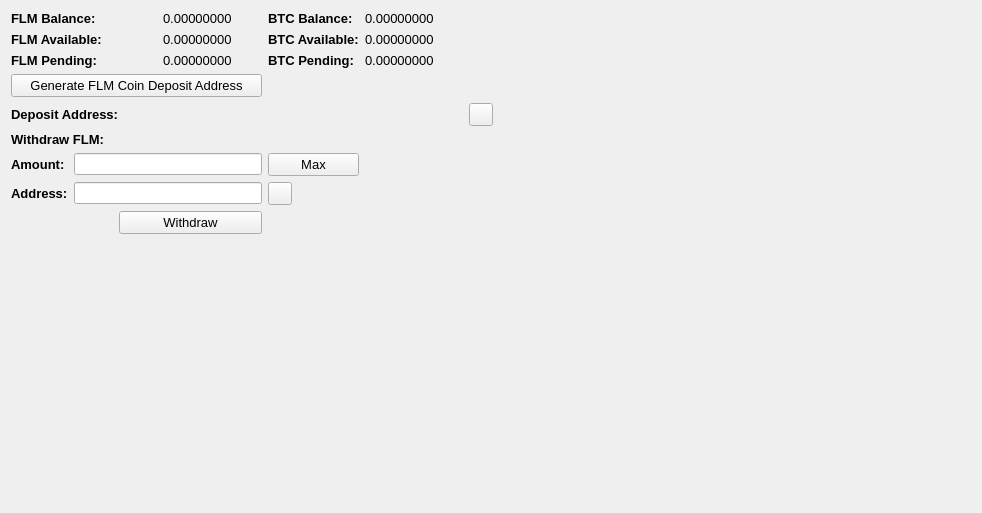
     <widget class="QWidget" name="BalanceTab">
      <attribute name="title">
       <string>Balance</string>
      </attribute>
      <layout class="QGridLayout" name="gridLayout_2">
       <item row="0" column="0" colspan="2">
        <widget class="QLabel" name="label_11">
         <property name="font">
          <font>
           <pointsize>10</pointsize>
           <weight>75</weight>
           <bold>true</bold>
          </font>
         </property>
         <property name="text">
          <string>FLM Balance:</string>
         </property>
        </widget>
       </item>
       <item row="0" column="3">
        <widget class="QLabel" name="FLMBalanceLabel">
         <property name="font">
          <font>
           <pointsize>10</pointsize>
          </font>
         </property>
         <property name="text">
          <string>0.00000000</string>
         </property>
         <property name="textInteractionFlags">
          <set>Qt::LinksAccessibleByMouse|Qt::TextSelectableByMouse</set>
         </property>
        </widget>
       </item>
       <item row="0" column="4">
        <widget class="QLabel" name="label_12">
         <property name="font">
          <font>
           <pointsize>10</pointsize>
           <weight>75</weight>
           <bold>true</bold>
          </font>
         </property>
         <property name="text">
          <string>BTC Balance:</string>
         </property>
        </widget>
       </item>
       <item row="0" column="5">
        <widget class="QLabel" name="BitcoinBalanceLabel">
         <property name="font">
          <font>
           <pointsize>10</pointsize>
          </font>
         </property>
         <property name="text">
          <string>0.00000000</string>
         </property>
         <property name="textInteractionFlags">
          <set>Qt::LinksAccessibleByMouse|Qt::TextSelectableByMouse</set>
         </property>
        </widget>
       </item>
       <item row="0" column="7" rowspan="10">
        <spacer name="horizontalSpacer_4">
         <property name="orientation">
          <enum>Qt::Horizontal</enum>
         </property>
         <property name="sizeHint" stdset="0">
          <size>
           <width>478</width>
           <height>488</height>
          </size>
         </property>
        </spacer>
       </item>
       <item row="1" column="0" colspan="2">
        <widget class="QLabel" name="label_13">
         <property name="font">
          <font>
           <pointsize>10</pointsize>
           <weight>75</weight>
           <bold>true</bold>
          </font>
         </property>
         <property name="text">
          <string>FLM Available:</string>
         </property>
        </widget>
       </item>
       <item row="1" column="3">
        <widget class="QLabel" name="FLMAvailableLabel_2">
         <property name="font">
          <font>
           <pointsize>10</pointsize>
          </font>
         </property>
         <property name="text">
          <string>0.00000000</string>
         </property>
         <property name="textInteractionFlags">
          <set>Qt::LinksAccessibleByMouse|Qt::TextSelectableByMouse</set>
         </property>
        </widget>
       </item>
       <item row="1" column="4">
        <widget class="QLabel" name="label_15">
         <property name="font">
          <font>
           <pointsize>10</pointsize>
           <weight>75</weight>
           <bold>true</bold>
          </font>
         </property>
         <property name="text">
          <string>BTC Available:</string>
         </property>
        </widget>
       </item>
       <item row="1" column="5">
        <widget class="QLabel" name="BitcoinAvailableLabel">
         <property name="font">
          <font>
           <pointsize>10</pointsize>
          </font>
         </property>
         <property name="text">
          <string>0.00000000</string>
         </property>
         <property name="textInteractionFlags">
          <set>Qt::LinksAccessibleByMouse|Qt::TextSelectableByMouse</set>
         </property>
        </widget>
       </item>
       <item row="2" column="0" colspan="2">
        <widget class="QLabel" name="label_14">
         <property name="font">
          <font>
           <pointsize>10</pointsize>
           <weight>75</weight>
           <bold>true</bold>
          </font>
         </property>
         <property name="text">
          <string>FLM Pending:</string>
         </property>
        </widget>
       </item>
       <item row="2" column="3">
        <widget class="QLabel" name="FLMPendingLabel">
         <property name="font">
          <font>
           <pointsize>10</pointsize>
          </font>
         </property>
         <property name="text">
          <string>0.00000000</string>
         </property>
         <property name="textInteractionFlags">
          <set>Qt::LinksAccessibleByMouse|Qt::TextSelectableByMouse</set>
         </property>
        </widget>
       </item>
       <item row="2" column="4">
        <widget class="QLabel" name="label_31">
         <property name="font">
          <font>
           <pointsize>10</pointsize>
           <weight>75</weight>
           <bold>true</bold>
          </font>
         </property>
         <property name="text">
          <string>BTC Pending:</string>
         </property>
        </widget>
       </item>
       <item row="2" column="5">
        <widget class="QLabel" name="BitcoinPendingLabel">
         <property name="font">
          <font>
           <pointsize>10</pointsize>
          </font>
         </property>
         <property name="text">
          <string>0.00000000</string>
         </property>
         <property name="textInteractionFlags">
          <set>Qt::LinksAccessibleByMouse|Qt::TextSelectableByMouse</set>
         </property>
        </widget>
       </item>
       <item row="3" column="0" colspan="4">
        <widget class="QPushButton" name="GenDepositBTN">
         <property name="font">
          <font>
           <pointsize>10</pointsize>
          </font>
         </property>
         <property name="text">
          <string>Generate FLM Coin Deposit Address</string>
         </property>
        </widget>
       </item>
       <item row="4" column="0" colspan="3">
        <widget class="QLabel" name="label_33">
         <property name="font">
          <font>
           <pointsize>10</pointsize>
           <weight>75</weight>
           <bold>true</bold>
          </font>
         </property>
         <property name="text">
          <string>Deposit Address:</string>
         </property>
        </widget>
       </item>
       <item row="4" column="3" colspan="3">
        <widget class="QLabel" name="DepositAddressLabel">
         <property name="minimumSize">
          <size>
           <width>300</width>
           <height>0</height>
          </size>
         </property>
         <property name="palette">
          <palette>
           <active>
            <colorrole role="WindowText">
             <brush brushstyle="SolidPattern">
              <color alpha="255">
               <red>0</red>
               <green>0</green>
               <blue>0</blue>
              </color>
             </brush>
            </colorrole>
            <colorrole role="Text">
             <brush brushstyle="SolidPattern">
              <color alpha="255">
               <red>0</red>
               <green>0</green>
               <blue>255</blue>
              </color>
             </brush>
            </colorrole>
           </active>
           <inactive>
            <colorrole role="WindowText">
             <brush brushstyle="SolidPattern">
              <color alpha="255">
               <red>0</red>
               <green>0</green>
               <blue>0</blue>
              </color>
             </brush>
            </colorrole>
            <colorrole role="Text">
             <brush brushstyle="SolidPattern">
              <color alpha="255">
               <red>0</red>
               <green>0</green>
               <blue>255</blue>
              </color>
             </brush>
            </colorrole>
           </inactive>
           <disabled>
            <colorrole role="WindowText">
             <brush brushstyle="SolidPattern">
              <color alpha="255">
               <red>120</red>
               <green>120</green>
               <blue>120</blue>
              </color>
             </brush>
            </colorrole>
            <colorrole role="Text">
             <brush brushstyle="SolidPattern">
              <color alpha="255">
               <red>120</red>
               <green>120</green>
               <blue>120</blue>
              </color>
             </brush>
            </colorrole>
           </disabled>
          </palette>
         </property>
         <property name="font">
          <font>
           <pointsize>10</pointsize>
           <weight>75</weight>
           <bold>true</bold>
          </font>
         </property>
         <property name="text">
          <string/>
         </property>
         <property name="alignment">
          <set>Qt::AlignRight|Qt::AlignTrailing|Qt::AlignVCenter</set>
         </property>
         <property name="textInteractionFlags">
          <set>Qt::LinksAccessibleByMouse|Qt::TextSelectableByKeyboard|Qt::TextSelectableByMouse</set>
         </property>
        </widget>
       </item>
       <item row="4" column="6">
        <widget class="QToolButton" name="DepositCopyButton">
         <property name="toolTip">
          <string>Copy to clipboard</string>
         </property>
         <property name="text">
          <string/>
         </property>
         <property name="icon">
          <iconset>
           <normaloff>:/icons/editcopy</normaloff>:/icons/editcopy</iconset>
         </property>
         <property name="shortcut">
          <string>Alt+P</string>
         </property>
        </widget>
       </item>
       <item row="5" column="0" colspan="2">
        <widget class="QLabel" name="label_34">
         <property name="font">
          <font>
           <pointsize>10</pointsize>
           <weight>75</weight>
           <bold>true</bold>
          </font>
         </property>
         <property name="text">
          <string>Withdraw FLM:</string>
         </property>
        </widget>
       </item>
       <item row="6" column="0">
        <widget class="QLabel" name="label_26">
         <property name="font">
          <font>
           <pointsize>10</pointsize>
           <weight>75</weight>
           <bold>true</bold>
          </font>
         </property>
         <property name="text">
          <string>Amount:</string>
         </property>
        </widget>
       </item>
       <item row="6" column="1" colspan="3">
        <widget class="QLineEdit" name="WithdrawUnitsInput">
         <property name="font">
          <font>
           <pointsize>9</pointsize>
           <weight>75</weight>
           <bold>true</bold>
          </font>
         </property>
         <property name="text">
          <string/>
         </property>
        </widget>
       </item>
       <item row="6" column="4">
        <widget class="QPushButton" name="Withdraw_Max_Amount">
         <property name="font">
          <font>
           <pointsize>10</pointsize>
          </font>
         </property>
         <property name="text">
          <string>Max</string>
         </property>
        </widget>
       </item>
       <item row="7" column="0">
        <widget class="QLabel" name="label_10">
         <property name="font">
          <font>
           <pointsize>10</pointsize>
           <weight>75</weight>
           <bold>true</bold>
          </font>
         </property>
         <property name="text">
          <string>Address:</string>
         </property>
        </widget>
       </item>
       <item row="7" column="1" colspan="3">
        <widget class="QLineEdit" name="WithdrawAddress">
         <property name="font">
          <font>
           <pointsize>9</pointsize>
           <weight>75</weight>
           <bold>true</bold>
          </font>
         </property>
        </widget>
       </item>
       <item row="7" column="4">
        <widget class="QToolButton" name="WithdrawPasteButton">
         <property name="toolTip">
          <string>Paste from clipboard</string>
         </property>
         <property name="text">
          <string/>
         </property>
         <property name="icon">
          <iconset>
           <normaloff>:/icons/editpaste</normaloff>:/icons/editpaste</iconset>
         </property>
         <property name="shortcut">
          <string>Alt+P</string>
         </property>
        </widget>
       </item>
       <item row="8" column="2" colspan="2">
        <widget class="QPushButton" name="WithdrawUnitsBtn">
         <property name="font">
          <font>
           <pointsize>10</pointsize>
          </font>
         </property>
         <property name="text">
          <string>Withdraw</string>
         </property>
        </widget>
       </item>
       <item row="9" column="0" colspan="6">
        <spacer name="verticalSpacer">
         <property name="orientation">
          <enum>Qt::Vertical</enum>
         </property>
         <property name="sizeHint" stdset="0">
          <size>
           <width>428</width>
           <height>262</height>
          </size>
         </property>
        </spacer>
       </item>
      </layout>
      <zorder>label_31</zorder>
      <zorder>label_15</zorder>
      <zorder>label_12</zorder>
      <zorder>label_14</zorder>
      <zorder>label_13</zorder>
      <zorder>label_11</zorder>
      <zorder>BitcoinBalanceLabel</zorder>
      <zorder>FLMBalanceLabel</zorder>
      <zorder>FLMAvailableLabel_2</zorder>
      <zorder>FLMPendingLabel</zorder>
      <zorder>BitcoinAvailableLabel</zorder>
      <zorder>BitcoinPendingLabel</zorder>
      <zorder>label_33</zorder>
      <zorder>GenDepositBTN</zorder>
      <zorder>DepositAddressLabel</zorder>
      <zorder>Withdraw_Max_Amount</zorder>
      <zorder>label_34</zorder>
      <zorder>WithdrawUnitsInput</zorder>
      <zorder>label_10</zorder>
      <zorder>label_26</zorder>
      <zorder>WithdrawAddress</zorder>
      <zorder>WithdrawUnitsBtn</zorder>
      <zorder>horizontalSpacer_4</zorder>
      <zorder>verticalSpacer</zorder>
      <zorder>WithdrawPasteButton</zorder>
      <zorder>DepositCopyButton</zorder>
     </widget>
